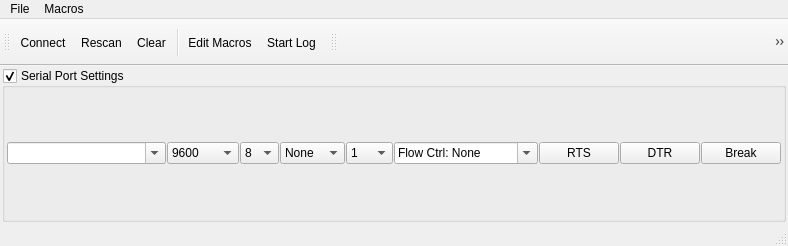
<?xml version="1.0" encoding="UTF-8"?>
<ui version="4.0">
 <class>MainWindow</class>
 <widget class="QMainWindow" name="MainWindow">
  <property name="geometry">
   <rect>
    <x>0</x>
    <y>0</y>
    <width>788</width>
    <height>246</height>
   </rect>
  </property>
  <property name="windowTitle">
   <string>QuteSerial</string>
  </property>
  <property name="windowIcon">
   <iconset resource="../resources/icons.qrc">
    <normaloff>:/connect_established.png</normaloff>:/connect_established.png</iconset>
  </property>
  <widget class="QWidget" name="mainArea">
   <layout class="QGridLayout" name="mainGrid">
    <property name="margin">
     <number>2</number>
    </property>
    <property name="spacing">
     <number>1</number>
    </property>
    <item row="0" column="0">
     <widget class="QGroupBox" name="serbox">
      <property name="sizePolicy">
       <sizepolicy hsizetype="MinimumExpanding" vsizetype="Minimum">
        <horstretch>0</horstretch>
        <verstretch>0</verstretch>
       </sizepolicy>
      </property>
      <property name="title">
       <string>Serial Port Settings</string>
      </property>
      <property name="flat">
       <bool>true</bool>
      </property>
      <property name="checkable">
       <bool>true</bool>
      </property>
      <layout class="QGridLayout" name="gridLayout">
       <property name="margin">
        <number>2</number>
       </property>
       <property name="spacing">
        <number>1</number>
       </property>
       <item row="0" column="5">
        <widget class="QComboBox" name="baud">
         <property name="currentIndex">
          <number>5</number>
         </property>
         <item>
          <property name="text">
           <string>300</string>
          </property>
         </item>
         <item>
          <property name="text">
           <string>600</string>
          </property>
         </item>
         <item>
          <property name="text">
           <string>1200</string>
          </property>
         </item>
         <item>
          <property name="text">
           <string>2400</string>
          </property>
         </item>
         <item>
          <property name="text">
           <string>4800</string>
          </property>
         </item>
         <item>
          <property name="text">
           <string>9600</string>
          </property>
         </item>
         <item>
          <property name="text">
           <string>19200</string>
          </property>
         </item>
         <item>
          <property name="text">
           <string>38400</string>
          </property>
         </item>
         <item>
          <property name="text">
           <string>57600</string>
          </property>
         </item>
         <item>
          <property name="text">
           <string>115200</string>
          </property>
         </item>
        </widget>
       </item>
       <item row="0" column="6">
        <widget class="QComboBox" name="bits">
         <property name="currentIndex">
          <number>3</number>
         </property>
         <item>
          <property name="text">
           <string>5</string>
          </property>
         </item>
         <item>
          <property name="text">
           <string>6</string>
          </property>
         </item>
         <item>
          <property name="text">
           <string>7</string>
          </property>
         </item>
         <item>
          <property name="text">
           <string>8</string>
          </property>
         </item>
        </widget>
       </item>
       <item row="0" column="1" colspan="4">
        <widget class="QComboBox" name="ports">
         <property name="editable">
          <bool>true</bool>
         </property>
        </widget>
       </item>
       <item row="0" column="9">
        <widget class="QComboBox" name="flow">
         <property name="editable">
          <bool>true</bool>
         </property>
         <property name="currentIndex">
          <number>0</number>
         </property>
         <item>
          <property name="text">
           <string>Flow Ctrl: None</string>
          </property>
         </item>
         <item>
          <property name="text">
           <string>Flow Ctrl: RTS/CTS</string>
          </property>
         </item>
         <item>
          <property name="text">
           <string>Flow Ctrl: XON/XOFF</string>
          </property>
         </item>
        </widget>
       </item>
       <item row="0" column="7">
        <widget class="QComboBox" name="parity">
         <property name="sizePolicy">
          <sizepolicy hsizetype="Minimum" vsizetype="Fixed">
           <horstretch>0</horstretch>
           <verstretch>0</verstretch>
          </sizepolicy>
         </property>
         <property name="minimumSize">
          <size>
           <width>28</width>
           <height>0</height>
          </size>
         </property>
         <item>
          <property name="text">
           <string extracomment="No Parity">None</string>
          </property>
         </item>
         <item>
          <property name="text">
           <string>Even</string>
          </property>
         </item>
         <item>
          <property name="text">
           <string>Odd</string>
          </property>
         </item>
         <item>
          <property name="text">
           <string>Space</string>
          </property>
         </item>
         <item>
          <property name="text">
           <string>Mark</string>
          </property>
         </item>
        </widget>
       </item>
       <item row="0" column="8">
        <widget class="QComboBox" name="stopbits">
         <item>
          <property name="text">
           <string>1</string>
          </property>
         </item>
         <item>
          <property name="text">
           <string>2</string>
          </property>
         </item>
         <item>
          <property name="text">
           <string>1.5</string>
          </property>
         </item>
        </widget>
       </item>
       <item row="2" column="1">
        <spacer name="verticalSpacer">
         <property name="orientation">
          <enum>Qt::Vertical</enum>
         </property>
         <property name="sizeType">
          <enum>QSizePolicy::Minimum</enum>
         </property>
         <property name="sizeHint" stdset="0">
          <size>
           <width>0</width>
           <height>0</height>
          </size>
         </property>
        </spacer>
       </item>
       <item row="0" column="12">
        <widget class="QPushButton" name="linebreak">
         <property name="text">
          <string>Break</string>
         </property>
         <property name="icon">
          <iconset resource="../resources/icons.qrc">
           <normaloff>:/red.png</normaloff>
           <normalon>:/green.png</normalon>:/red.png</iconset>
         </property>
         <property name="checkable">
          <bool>true</bool>
         </property>
        </widget>
       </item>
       <item row="0" column="10">
        <widget class="QPushButton" name="rts">
         <property name="text">
          <string>RTS</string>
         </property>
         <property name="icon">
          <iconset resource="../resources/icons.qrc">
           <normaloff>:/red.png</normaloff>
           <normalon>:/green.png</normalon>:/red.png</iconset>
         </property>
         <property name="checkable">
          <bool>true</bool>
         </property>
         <property name="flat">
          <bool>false</bool>
         </property>
        </widget>
       </item>
       <item row="0" column="11">
        <widget class="QPushButton" name="dtr">
         <property name="text">
          <string>DTR</string>
         </property>
         <property name="icon">
          <iconset resource="../resources/icons.qrc">
           <normaloff>:/red.png</normaloff>
           <normalon>:/green.png</normalon>:/red.png</iconset>
         </property>
         <property name="checkable">
          <bool>true</bool>
         </property>
        </widget>
       </item>
      </layout>
     </widget>
    </item>
   </layout>
  </widget>
  <widget class="QMenuBar" name="menubar">
   <property name="geometry">
    <rect>
     <x>0</x>
     <y>0</y>
     <width>788</width>
     <height>19</height>
    </rect>
   </property>
   <widget class="QMenu" name="menuFile">
    <property name="title">
     <string>File</string>
    </property>
    <addaction name="actionOpen"/>
    <addaction name="actionRescan"/>
    <addaction name="actionStart_Log"/>
    <addaction name="actionClear"/>
   </widget>
   <widget class="QMenu" name="menuMacros">
    <property name="title">
     <string>Macros</string>
    </property>
    <addaction name="editMacros"/>
    <addaction name="separator"/>
    <addaction name="actionAM_1"/>
    <addaction name="actionAM_2"/>
    <addaction name="actionAM_3"/>
    <addaction name="actionAM_4"/>
    <addaction name="actionAM_5"/>
    <addaction name="actionAM_6"/>
    <addaction name="actionAM_7"/>
    <addaction name="actionAM_8"/>
    <addaction name="actionAM_9"/>
    <addaction name="actionAM_10"/>
    <addaction name="actionAM_11"/>
    <addaction name="actionAM_12"/>
   </widget>
   <addaction name="menuFile"/>
   <addaction name="menuMacros"/>
  </widget>
  <widget class="QStatusBar" name="statusbar"/>
  <widget class="QToolBar" name="toolBar">
   <property name="windowTitle">
    <string>toolBar</string>
   </property>
   <property name="iconSize">
    <size>
     <width>32</width>
     <height>32</height>
    </size>
   </property>
   <attribute name="toolBarArea">
    <enum>TopToolBarArea</enum>
   </attribute>
   <attribute name="toolBarBreak">
    <bool>false</bool>
   </attribute>
   <addaction name="actionOpen"/>
   <addaction name="actionRescan"/>
   <addaction name="actionClear"/>
   <addaction name="separator"/>
   <addaction name="editMacros"/>
   <addaction name="actionStart_Log"/>
  </widget>
  <widget class="QToolBar" name="macros">
   <property name="windowTitle">
    <string>toolBar_2</string>
   </property>
   <property name="iconSize">
    <size>
     <width>32</width>
     <height>32</height>
    </size>
   </property>
   <property name="toolButtonStyle">
    <enum>Qt::ToolButtonTextUnderIcon</enum>
   </property>
   <attribute name="toolBarArea">
    <enum>TopToolBarArea</enum>
   </attribute>
   <attribute name="toolBarBreak">
    <bool>false</bool>
   </attribute>
   <addaction name="actionAM_1"/>
   <addaction name="actionAM_2"/>
   <addaction name="actionAM_3"/>
   <addaction name="actionAM_4"/>
   <addaction name="actionAM_5"/>
   <addaction name="actionAM_6"/>
   <addaction name="actionAM_7"/>
   <addaction name="actionAM_8"/>
   <addaction name="actionAM_9"/>
   <addaction name="actionAM_10"/>
   <addaction name="actionAM_11"/>
   <addaction name="actionAM_12"/>
  </widget>
  <action name="actionOpen">
   <property name="checkable">
    <bool>true</bool>
   </property>
   <property name="icon">
    <iconset resource="../resources/icons.qrc">
     <normaloff>:/connect_no.png</normaloff>
     <normalon>:/connect_established.png</normalon>:/connect_no.png</iconset>
   </property>
   <property name="text">
    <string>Connect</string>
   </property>
   <property name="toolTip">
    <string>Open Serial Port</string>
   </property>
   <property name="shortcut">
    <string>Ctrl+O</string>
   </property>
  </action>
  <action name="actionRescan">
   <property name="icon">
    <iconset resource="../resources/icons.qrc">
     <normaloff>:/reload.png</normaloff>:/reload.png</iconset>
   </property>
   <property name="text">
    <string>Rescan</string>
   </property>
   <property name="toolTip">
    <string>Rescan for Serial Ports</string>
   </property>
   <property name="shortcut">
    <string>Ctrl+R</string>
   </property>
  </action>
  <action name="editMacros">
   <property name="icon">
    <iconset resource="../resources/icons.qrc">
     <normaloff>:/macro-edit.png</normaloff>:/macro-edit.png</iconset>
   </property>
   <property name="text">
    <string>Edit Macros</string>
   </property>
   <property name="toolTip">
    <string>Edit F1-F12 hotkey macros</string>
   </property>
  </action>
  <action name="actionAM_1">
   <property name="icon">
    <iconset resource="../resources/icons.qrc">
     <normaloff>:/macro.png</normaloff>:/macro.png</iconset>
   </property>
   <property name="text">
    <string/>
   </property>
   <property name="toolTip">
    <string>F1 Macro</string>
   </property>
   <property name="shortcut">
    <string>F1</string>
   </property>
  </action>
  <action name="actionAM_2">
   <property name="icon">
    <iconset resource="../resources/icons.qrc">
     <normaloff>:/macro.png</normaloff>:/macro.png</iconset>
   </property>
   <property name="text">
    <string/>
   </property>
   <property name="toolTip">
    <string>F2 Macro</string>
   </property>
   <property name="shortcut">
    <string>F2</string>
   </property>
  </action>
  <action name="actionAM_3">
   <property name="icon">
    <iconset resource="../resources/icons.qrc">
     <normaloff>:/macro.png</normaloff>:/macro.png</iconset>
   </property>
   <property name="text">
    <string/>
   </property>
   <property name="toolTip">
    <string>F3 Macro</string>
   </property>
   <property name="shortcut">
    <string>F3</string>
   </property>
  </action>
  <action name="actionAM_4">
   <property name="icon">
    <iconset resource="../resources/icons.qrc">
     <normaloff>:/macro.png</normaloff>:/macro.png</iconset>
   </property>
   <property name="text">
    <string/>
   </property>
   <property name="toolTip">
    <string>F4 Macro</string>
   </property>
   <property name="shortcut">
    <string>F4</string>
   </property>
  </action>
  <action name="actionAM_5">
   <property name="icon">
    <iconset resource="../resources/icons.qrc">
     <normaloff>:/macro.png</normaloff>:/macro.png</iconset>
   </property>
   <property name="text">
    <string/>
   </property>
   <property name="toolTip">
    <string>F5 Macro</string>
   </property>
   <property name="shortcut">
    <string>F5</string>
   </property>
  </action>
  <action name="actionAM_6">
   <property name="icon">
    <iconset resource="../resources/icons.qrc">
     <normaloff>:/macro.png</normaloff>:/macro.png</iconset>
   </property>
   <property name="text">
    <string/>
   </property>
   <property name="toolTip">
    <string>F6 Macro</string>
   </property>
   <property name="shortcut">
    <string>F6</string>
   </property>
  </action>
  <action name="actionAM_7">
   <property name="icon">
    <iconset resource="../resources/icons.qrc">
     <normaloff>:/macro.png</normaloff>:/macro.png</iconset>
   </property>
   <property name="text">
    <string/>
   </property>
   <property name="toolTip">
    <string>F7 Macro</string>
   </property>
   <property name="shortcut">
    <string>F7</string>
   </property>
  </action>
  <action name="actionAM_8">
   <property name="icon">
    <iconset resource="../resources/icons.qrc">
     <normaloff>:/macro.png</normaloff>:/macro.png</iconset>
   </property>
   <property name="text">
    <string/>
   </property>
   <property name="toolTip">
    <string>F8 Macro</string>
   </property>
   <property name="shortcut">
    <string>F8</string>
   </property>
  </action>
  <action name="actionAM_9">
   <property name="icon">
    <iconset resource="../resources/icons.qrc">
     <normaloff>:/macro.png</normaloff>:/macro.png</iconset>
   </property>
   <property name="text">
    <string/>
   </property>
   <property name="toolTip">
    <string>F9 Macro</string>
   </property>
   <property name="shortcut">
    <string>F9</string>
   </property>
  </action>
  <action name="actionAM_10">
   <property name="icon">
    <iconset resource="../resources/icons.qrc">
     <normaloff>:/macro.png</normaloff>:/macro.png</iconset>
   </property>
   <property name="text">
    <string/>
   </property>
   <property name="toolTip">
    <string>F10 Macro</string>
   </property>
   <property name="shortcut">
    <string>F10</string>
   </property>
  </action>
  <action name="actionAM_11">
   <property name="icon">
    <iconset resource="../resources/icons.qrc">
     <normaloff>:/macro.png</normaloff>:/macro.png</iconset>
   </property>
   <property name="text">
    <string/>
   </property>
   <property name="toolTip">
    <string>F11 Macro</string>
   </property>
   <property name="shortcut">
    <string>F11</string>
   </property>
  </action>
  <action name="actionAM_12">
   <property name="icon">
    <iconset resource="../resources/icons.qrc">
     <normaloff>:/macro.png</normaloff>:/macro.png</iconset>
   </property>
   <property name="text">
    <string/>
   </property>
   <property name="toolTip">
    <string>F12 Macro</string>
   </property>
   <property name="shortcut">
    <string>F12</string>
   </property>
  </action>
  <action name="actionStart_Log">
   <property name="checkable">
    <bool>true</bool>
   </property>
   <property name="icon">
    <iconset resource="../resources/icons.qrc">
     <normaloff>:/log.png</normaloff>:/log.png</iconset>
   </property>
   <property name="text">
    <string>Start Log</string>
   </property>
   <property name="shortcut">
    <string>Ctrl+L</string>
   </property>
  </action>
  <action name="actionClear">
   <property name="icon">
    <iconset resource="../resources/icons.qrc">
     <normaloff>:/clear.png</normaloff>:/clear.png</iconset>
   </property>
   <property name="text">
    <string>Clear</string>
   </property>
   <property name="toolTip">
    <string>Clears Visible Transmit and Receive Logs</string>
   </property>
   <property name="shortcut">
    <string>Alt+W</string>
   </property>
  </action>
 </widget>
 <tabstops>
  <tabstop>ports</tabstop>
  <tabstop>serbox</tabstop>
  <tabstop>baud</tabstop>
  <tabstop>bits</tabstop>
  <tabstop>parity</tabstop>
  <tabstop>stopbits</tabstop>
  <tabstop>flow</tabstop>
  <tabstop>rts</tabstop>
  <tabstop>dtr</tabstop>
 </tabstops>
 <resources>
  <include location="../resources/icons.qrc"/>
 </resources>
 <connections>
  <connection>
   <sender>serbox</sender>
   <signal>toggled(bool)</signal>
   <receiver>baud</receiver>
   <slot>setVisible(bool)</slot>
   <hints>
    <hint type="sourcelabel">
     <x>383</x>
     <y>231</y>
    </hint>
    <hint type="destinationlabel">
     <x>293</x>
     <y>237</y>
    </hint>
   </hints>
  </connection>
  <connection>
   <sender>serbox</sender>
   <signal>toggled(bool)</signal>
   <receiver>ports</receiver>
   <slot>setVisible(bool)</slot>
   <hints>
    <hint type="sourcelabel">
     <x>383</x>
     <y>231</y>
    </hint>
    <hint type="destinationlabel">
     <x>128</x>
     <y>237</y>
    </hint>
   </hints>
  </connection>
  <connection>
   <sender>serbox</sender>
   <signal>toggled(bool)</signal>
   <receiver>bits</receiver>
   <slot>setVisible(bool)</slot>
   <hints>
    <hint type="sourcelabel">
     <x>383</x>
     <y>231</y>
    </hint>
    <hint type="destinationlabel">
     <x>365</x>
     <y>237</y>
    </hint>
   </hints>
  </connection>
  <connection>
   <sender>serbox</sender>
   <signal>toggled(bool)</signal>
   <receiver>parity</receiver>
   <slot>setVisible(bool)</slot>
   <hints>
    <hint type="sourcelabel">
     <x>383</x>
     <y>231</y>
    </hint>
    <hint type="destinationlabel">
     <x>428</x>
     <y>237</y>
    </hint>
   </hints>
  </connection>
  <connection>
   <sender>serbox</sender>
   <signal>toggled(bool)</signal>
   <receiver>stopbits</receiver>
   <slot>setVisible(bool)</slot>
   <hints>
    <hint type="sourcelabel">
     <x>383</x>
     <y>231</y>
    </hint>
    <hint type="destinationlabel">
     <x>491</x>
     <y>237</y>
    </hint>
   </hints>
  </connection>
  <connection>
   <sender>serbox</sender>
   <signal>toggled(bool)</signal>
   <receiver>flow</receiver>
   <slot>setVisible(bool)</slot>
   <hints>
    <hint type="sourcelabel">
     <x>383</x>
     <y>231</y>
    </hint>
    <hint type="destinationlabel">
     <x>684</x>
     <y>237</y>
    </hint>
   </hints>
  </connection>
  <connection>
   <sender>serbox</sender>
   <signal>toggled(bool)</signal>
   <receiver>rts</receiver>
   <slot>setVisible(bool)</slot>
   <hints>
    <hint type="sourcelabel">
     <x>383</x>
     <y>231</y>
    </hint>
    <hint type="destinationlabel">
     <x>650</x>
     <y>109</y>
    </hint>
   </hints>
  </connection>
  <connection>
   <sender>serbox</sender>
   <signal>toggled(bool)</signal>
   <receiver>dtr</receiver>
   <slot>setVisible(bool)</slot>
   <hints>
    <hint type="sourcelabel">
     <x>383</x>
     <y>231</y>
    </hint>
    <hint type="destinationlabel">
     <x>726</x>
     <y>109</y>
    </hint>
   </hints>
  </connection>
  <connection>
   <sender>actionOpen</sender>
   <signal>toggled(bool)</signal>
   <receiver>ports</receiver>
   <slot>setDisabled(bool)</slot>
   <hints>
    <hint type="sourcelabel">
     <x>-1</x>
     <y>-1</y>
    </hint>
    <hint type="destinationlabel">
     <x>78</x>
     <y>109</y>
    </hint>
   </hints>
  </connection>
  <connection>
   <sender>serbox</sender>
   <signal>toggled(bool)</signal>
   <receiver>linebreak</receiver>
   <slot>setVisible(bool)</slot>
   <hints>
    <hint type="sourcelabel">
     <x>393</x>
     <y>152</y>
    </hint>
    <hint type="destinationlabel">
     <x>746</x>
     <y>109</y>
    </hint>
   </hints>
  </connection>
  <connection>
   <sender>actionOpen</sender>
   <signal>toggled(bool)</signal>
   <receiver>actionRescan</receiver>
   <slot>setDisabled(bool)</slot>
   <hints>
    <hint type="sourcelabel">
     <x>-1</x>
     <y>-1</y>
    </hint>
    <hint type="destinationlabel">
     <x>-1</x>
     <y>-1</y>
    </hint>
   </hints>
  </connection>
 </connections>
</ui>
